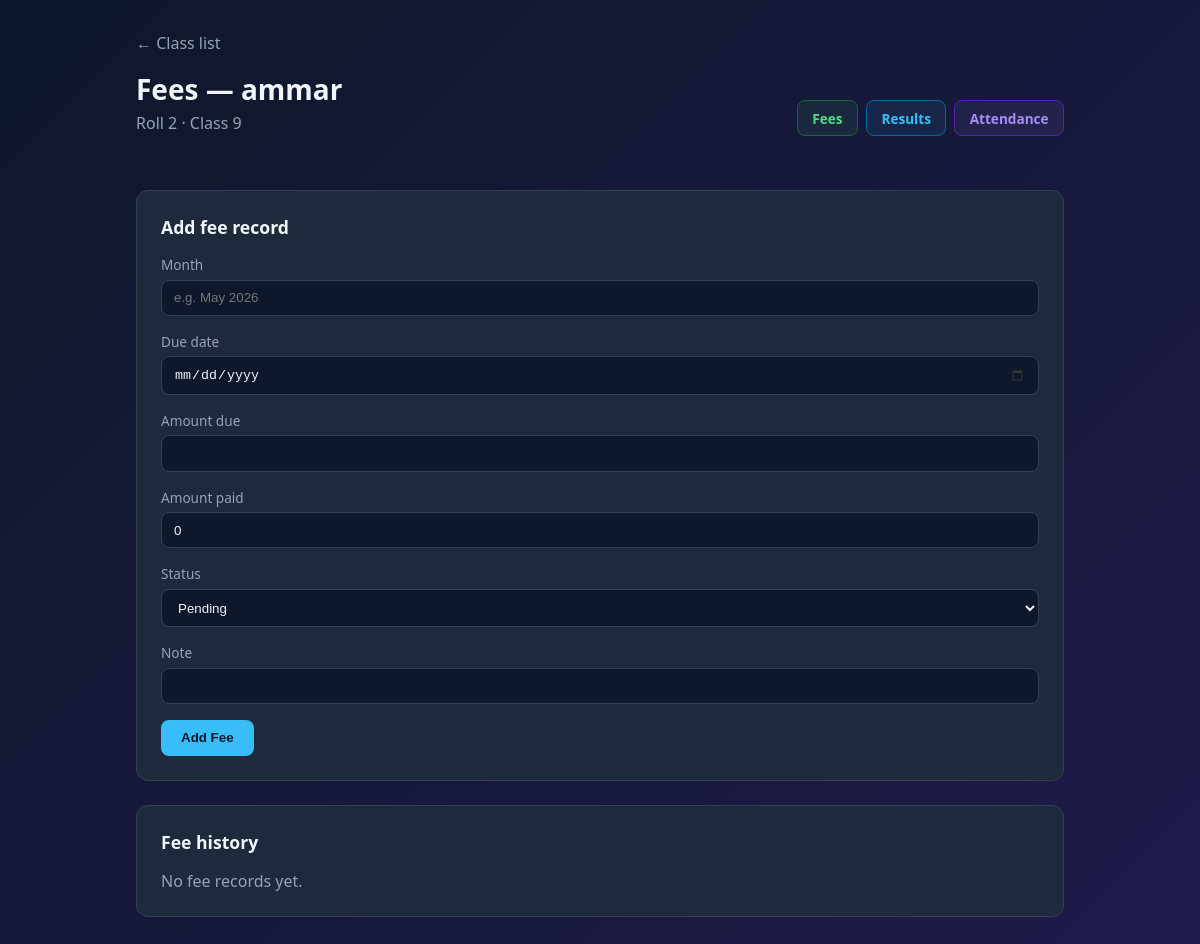
Page /principal/student/11/fees/ (signed in) on the committed database.
### academy/models.py (models this page shows, shortened)
class Student(models.Model):
    CLASS_CHOICES = [
        (9, 'Class 9'),
        (10, 'Class 10'),
        (11, 'Class 11'),
        (12, 'Class 12'),
    ]
    GENDER_CHOICES = [
        ('boys', 'Boys'),
        ('girls', 'Girls'),
    ]
    academy = models.ForeignKey(
        Academy,
        on_delete=models.CASCADE,
        related_name='students',
    )
    roll_no = models.CharField(max_length=20)
    name = models.CharField(max_length=100)
    father_name = models.CharField(max_length=100, blank=True)
    class_level = models.IntegerField(choices=CLASS_CHOICES)
    gender = models.CharField(max_length=10, choices=GENDER_CHOICES)
    GROUP_CHOICES_9_10 = [
        ('Science - Biology', 'Science Group — Biology'),
        ('Science - Computer', 'Science Group — Computer'),
        ('General', 'General Group'),
    ]
    GROUP_CHOICES_11_12 = [
        ('ICS', 'ICS'),
        ('Medical', 'Medical'),
        ('Non-Medical', 'Non-Medical'),
    ]
    GROUP_CHOICES = GROUP_CHOICES_9_10 + GROUP_CHOICES_11_12
    section = models.CharField(max_length=20, choices=GROUP_CHOICES, blank=True)
    phone = models.CharField(max_length=20, blank=True)
    remarks = models.TextField(blank=True)
    class Meta:
        unique_together = ['academy', 'roll_no']
        ordering = ['class_level', 'gender', 'roll_no']

### academy/views.py (the view)
@login_required
def student_fees(request, student_id):
    return _handle_record_view(
        request, student_id, FeeRecordForm, 'fee_records',
        'academy/student_fees.html', redirect_name='student_fees',
    )

### academy/forms.py
class FeeRecordForm(forms.ModelForm):
    due_date = forms.DateField(
        label='Due date',
        widget=forms.DateInput(
            attrs={'type': 'date'},
            format='%Y-%m-%d',
        ),
        input_formats=['%Y-%m-%d'],
    )
    class Meta:
        model = FeeRecord
        fields = ['month', 'due_date', 'amount_due', 'amount_paid', 'status', 'note']
        widgets = {
            'month': forms.TextInput(attrs={'placeholder': 'e.g. May 2026'}),
        }

### academy/views.py (called while the page is built)
def _get_principal_academy(user):
    try:
        return user.principal_profile.academy
    except (PrincipalProfile.DoesNotExist, AttributeError):
        return None

def _get_student_for_principal(user, student_id):
    academy = _get_principal_academy(user)
    if not academy:
        return None, None
    student = get_object_or_404(Student, pk=student_id, academy=academy)
    return academy, student

### academy/templates/academy/student_fees.html (shortened to what this page needs)
{% extends 'academy/base.html' %}
{% block content %}
{% if readonly %}
<a href="{% url 'student_lookup' %}" class="back">&larr; Student portal</a>
{% else %}
<a href="{% url 'class_students' grade=grade gender=gender %}" class="back">&larr; Class list</a>
{% endif %}
<div class="student-header">
    <div>
        <h1>Fees — {{ student.name }}</h1>
        <p class="subtitle">Roll {{ student.roll_no }} · {{ student.get_class_level_display }}</p>
    </div>
    {% include 'academy/_student_record_nav.html' %}
</div>
{% if not readonly %}
<div class="card">
    <h2 style="margin-bottom: 1rem; font-size: 1.1rem;">Add fee record</h2>
    <form method="post">
        {% for field in form %}
        <label for="{{ field.id_for_label }}">{{ field.label }}</label>
        {{ field }}
        {% endfor %}
        <button type="submit">Add Fee</button>
    </form>
</div>
{% endif %}
<div class="card">
    <h2 style="margin-bottom: 1rem; font-size: 1.1rem;">Fee history</h2>
    {% if records %}
    <table>
        <thead>
            <tr>
                <th>Month</th>
                <th>Due date</th>
                <th>Amount due</th>
                <th>Paid</th>
                <th>Status</th>
                <th>Note</th>
            </tr>
        </thead>
        <tbody>
            {% for r in records %}
            <tr>
                <td>{{ r.month }}</td>
                <td>{{ r.due_date|date:"d M Y"|default:"—" }}</td>
                <td>{{ r.amount_due }}</td>
                <td>{{ r.amount_paid }}</td>
                <td><span class="badge badge-{{ r.status }}">{{ r.get_status_display }}</span></td>
                <td>{{ r.note|default:"—" }}</td>
            </tr>
            {% endfor %}
        </tbody>
    </table>
    {% else %}
    <p style="color: var(--muted);">No fee records yet.</p>
    {% endif %}
</div>
{% endblock %}

### academy/templates/academy/base.html (style rules this page uses)
:root { --bg: #0f172a; --card: #1e293b; --accent: #38bdf8; --accent2: #a78bfa; --text: #f1f5f9; --muted: #94a3b8; --border: #334155; --success: #4ade80; --danger: #f87171; }
* { box-sizing: border-box; margin: 0; padding: 0; }
body { font-family: 'Segoe UI', system-ui, sans-serif; background: linear-gradient(135deg, #0f172a 0%, #1e1b4b 100%); color: var(--text); min-height: 100vh; }
h1 { font-size: 1.75rem; margin-bottom: 0.25rem; }
.subtitle { color: var(--muted); margin-bottom: 2rem; }
.card { background: var(--card); border: 1px solid var(--border); border-radius: 12px; padding: 1.5rem; margin-bottom: 1.5rem; }
label { display: block; margin-bottom: 0.35rem; color: var(--muted); font-size: 0.85rem; }
input, textarea, select { width: 100%; padding: 0.6rem 0.75rem; margin-bottom: 1rem; border: 1px solid var(--border); border-radius: 8px; background: #0f172a; color: var(--text); }
input[type="date"] { color-scheme: dark; cursor: pointer; }
button, .btn { display: inline-block; padding: 0.65rem 1.25rem; background: var(--accent); color: #0f172a; border: none; border-radius: 8px; font-weight: 600; cursor: pointer; text-decoration: none; }
.back { color: var(--muted); text-decoration: none; display: inline-block; margin-bottom: 1rem; }
.student-header { display: flex; align-items: center; justify-content: space-between; flex-wrap: wrap; gap: 1rem; margin-bottom: 1.5rem; }

### rows in the picture
Student: name "ammar", roll_no "2", class_level "Class 9"

### other values in the picture
{{ field.label }} "Month" "Due date" "Amount due" "Amount paid" "Status" "Note"
